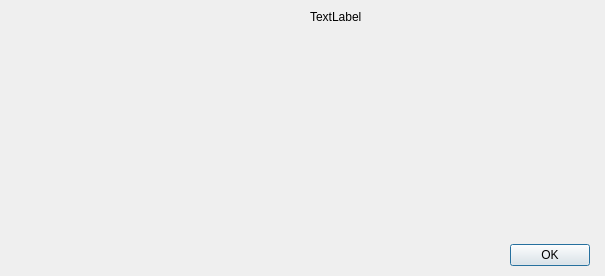
<?xml version="1.0" encoding="UTF-8"?>
<ui version="4.0">
 <class>DialogFirstLaunch</class>
 <widget class="QDialog" name="DialogFirstLaunch">
  <property name="geometry">
   <rect>
    <x>0</x>
    <y>0</y>
    <width>605</width>
    <height>276</height>
   </rect>
  </property>
  <property name="windowTitle">
   <string>Welcome to RPG Paper Maker!</string>
  </property>
  <layout class="QGridLayout" name="gridLayout">
   <property name="leftMargin">
    <number>15</number>
   </property>
   <property name="topMargin">
    <number>10</number>
   </property>
   <property name="rightMargin">
    <number>15</number>
   </property>
   <property name="bottomMargin">
    <number>10</number>
   </property>
   <item row="0" column="0">
    <layout class="QVBoxLayout" name="verticalLayout" stretch="1,0">
     <property name="spacing">
      <number>15</number>
     </property>
     <item>
      <layout class="QHBoxLayout" name="horizontalLayout" stretch="0,0">
       <item>
        <widget class="WidgetShowPicture" name="widgetShowPicture" native="true">
         <property name="minimumSize">
          <size>
           <width>0</width>
           <height>0</height>
          </size>
         </property>
        </widget>
       </item>
       <item>
        <widget class="QLabel" name="label">
         <property name="text">
          <string>TextLabel</string>
         </property>
         <property name="textFormat">
          <enum>Qt::RichText</enum>
         </property>
         <property name="alignment">
          <set>Qt::AlignLeading|Qt::AlignLeft|Qt::AlignTop</set>
         </property>
         <property name="wordWrap">
          <bool>true</bool>
         </property>
         <property name="openExternalLinks">
          <bool>true</bool>
         </property>
         <property name="textInteractionFlags">
          <set>Qt::TextBrowserInteraction</set>
         </property>
        </widget>
       </item>
      </layout>
     </item>
     <item>
      <layout class="QHBoxLayout" name="horizontalLayout_2" stretch="1,0">
       <item>
        <spacer name="horizontalSpacer">
         <property name="orientation">
          <enum>Qt::Horizontal</enum>
         </property>
         <property name="sizeHint" stdset="0">
          <size>
           <width>78</width>
           <height>20</height>
          </size>
         </property>
        </spacer>
       </item>
       <item>
        <widget class="QPushButton" name="pushButtonOK">
         <property name="text">
          <string>OK</string>
         </property>
        </widget>
       </item>
      </layout>
     </item>
    </layout>
   </item>
  </layout>
 </widget>
 <customwidgets>
  <customwidget>
   <class>WidgetShowPicture</class>
   <extends>QWidget</extends>
   <header>widgetshowpicture.h</header>
   <container>1</container>
  </customwidget>
 </customwidgets>
 <resources/>
 <connections/>
</ui>
